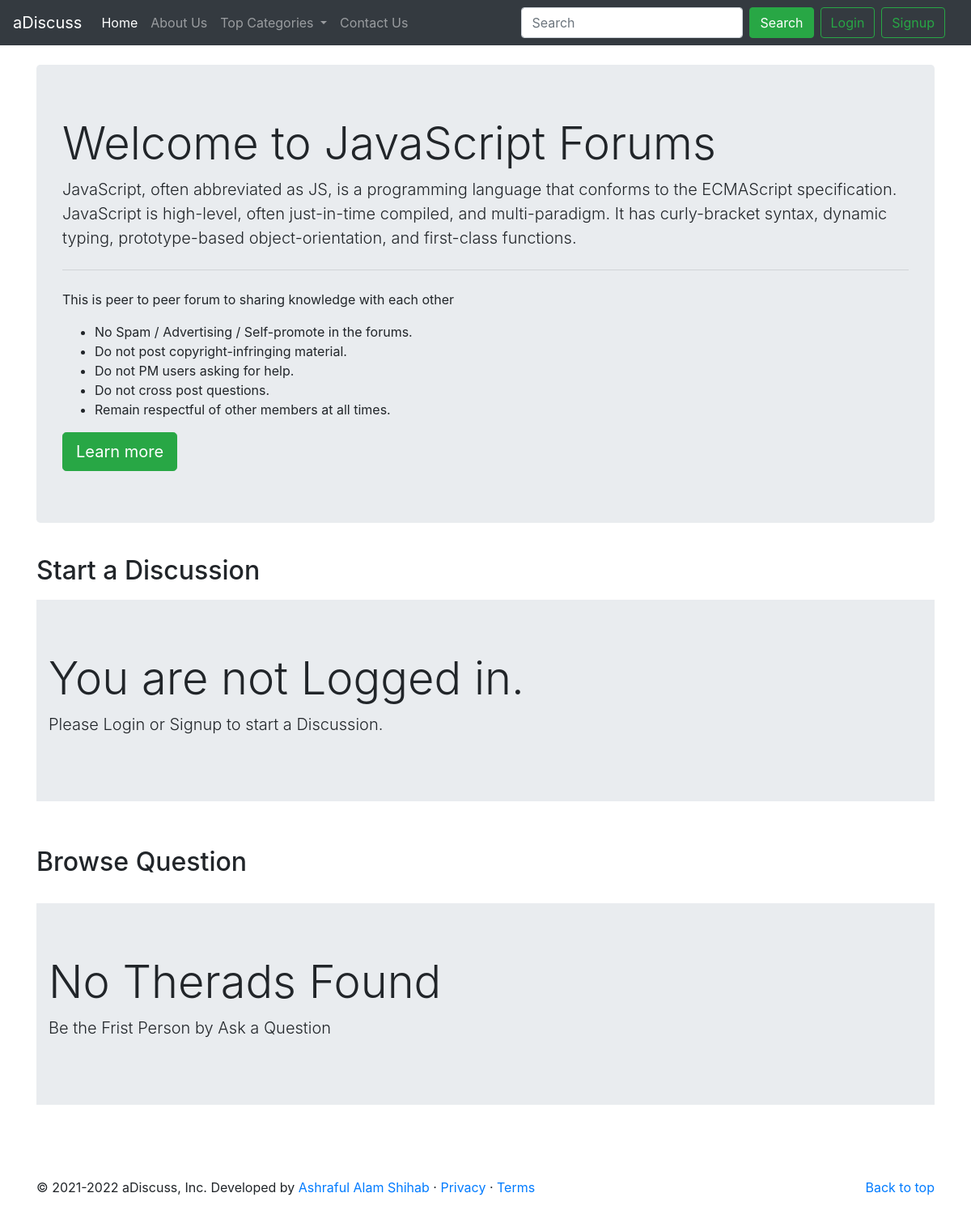
The page /theradList.php?cateid=104 on the database its author committed.
### tables this page shows
CREATE TABLE `categories` (
  `category_id` int(255) NOT NULL,
  `category_name` varchar(255) NOT NULL,
  `category_desc` text NOT NULL,
  `date` datetime NOT NULL DEFAULT current_timestamp()
);

### theradList.php (the view, shortened to what this page needs)
<!doctype html>
<html lang="en">
<head>
    <link rel="stylesheet" href="https://cdn.jsdelivr.net/npm/bootstrap@4.5.3/dist/css/bootstrap.min.css"
>
</head>
<body>
    <?php include 'partial/_dbconnect.php';?>
    <?php include 'partial/_header.php';?>
    <?php
        $id= $_GET['cateid'];
        $sql = "SELECT * FROM `categories` WHERE category_id ='$id'";
        $result = mysqli_query($conn, $sql);
        while($row= mysqli_fetch_assoc($result)){
            $cateName= $row['category_name'];
            $cateDesc= $row['category_desc'];
        }
    ?>
    <div class="container my-4">
        <div class="jumbotron">
            <h1 class="display-4">Welcome to <?php echo $cateName; ?> Forums</h1>
            <p class="lead"><?php echo $cateDesc; ?></p>
            <hr class="my-4">
            <p>This is peer to peer forum to sharing knowledge with each other</p>
            <p>
            <ul>
                <li>No Spam / Advertising / Self-promote in the forums.</li>
                <li>Do not post copyright-infringing material.</li>
                <li>Do not PM users asking for help.</li>
                <li>Do not cross post questions.</li>
                <li>Remain respectful of other members at all times.</li>
            </ul>
            </p>
            <a class="btn btn-success btn-lg" href="#" role="button">Learn more</a>
        </div>
    </div>
    <?php
    if(isset($_SESSION['loggedin']) && $_SESSION['loggedin']==true){
    echo '<div class="container">
        <h2 class="py-2">Start a Discussion</h2>
        <form action="'.$_SERVER["REQUEST_URI"].'" method="post">
            <div class="form-group">
                <label for="title"><strong>Therad Title</strong></label>
                <input type="text" class="form-control" id="title" name="title">
                <small id="emailHelp" class="form-text text-muted">Keep your title as short as crisp</small>
            </div>
            <input type="hidden" name="user_id" value="'.$_SESSION["user_id"].'">
            <div class="form-group">
                <label for="desc"><strong>Elaborate Your Concern</strong></label>
                <textarea class="form-control" id="desc" name="desc" rows="3"></textarea>
            </div>
            <button type="submit" class="btn btn-success">Post</button>
        </form>
    </div>';
    }
    else{
        echo'
        <div class="container">
        <h2 class="py-2">Start a Discussion</h2>
        <div class="jumbotron jumbotron-fluid">
            <div class="container">
                <h1 class="display-4">You are not Logged in.</h1>
                <p class="lead"> Please Login or Signup to start a Discussion.</p>
            </div>
            </div>
        </div>
        ';
    }
    ?>
    <div class="container" id="ques">
        <h2 class="py-4">Browse Question</h2>
        <?php
        $noResult = true;
    if($noResult){
        echo'<div class="jumbotron jumbotron-fluid">
        <div class="container">
          <h1 class="display-4">No Therads Found</h1>
          <p class="lead">Be the Frist Person by Ask a Question</p>
        </div>
      </div>';
    }
    ?>
    </div>
    <?php include 'partial/_footer.php';?>
</body>
</html>

### theradList.php (style rules this page uses)
#ques { min-height: 433px; }

### rows shown on the page
categories: category_name "JavaScript", category_desc "JavaScript, often abbreviated as JS, is a programming language that conforms to the ECMAScript specification. JavaScript is high-level, often just-in-time compiled, and multi-paradigm. It has curly-bracket syntax, dynamic typing, prototype-based object-orientation, and first-class functions."
